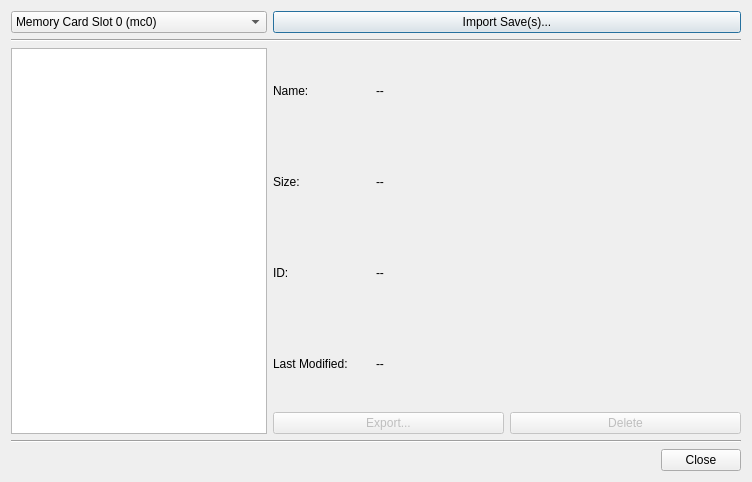
<?xml version="1.0" encoding="UTF-8"?>
<ui version="4.0">
 <class>MemoryCardManagerDialog</class>
 <widget class="QDialog" name="MemoryCardManagerDialog">
  <property name="geometry">
   <rect>
    <x>0</x>
    <y>0</y>
    <width>752</width>
    <height>482</height>
   </rect>
  </property>
  <property name="minimumSize">
   <size>
    <width>752</width>
    <height>482</height>
   </size>
  </property>
  <property name="maximumSize">
   <size>
    <width>752</width>
    <height>482</height>
   </size>
  </property>
  <property name="windowTitle">
   <string>Memory Card Manager</string>
  </property>
  <layout class="QGridLayout" name="gridLayout">
   <item row="0" column="0">
    <widget class="QComboBox" name="comboBox">
     <item>
      <property name="text">
       <string>Memory Card Slot 0 (mc0)</string>
      </property>
     </item>
     <item>
      <property name="text">
       <string>Memory Card Slot 1 (mc1)</string>
      </property>
     </item>
    </widget>
   </item>
   <item row="0" column="1">
    <widget class="QPushButton" name="import_saves_button">
     <property name="text">
      <string>Import Save(s)...</string>
     </property>
    </widget>
   </item>
   <item row="1" column="0" colspan="2">
    <widget class="Line" name="line_2">
     <property name="orientation">
      <enum>Qt::Horizontal</enum>
     </property>
    </widget>
   </item>
   <item row="2" column="0" rowspan="5">
    <widget class="QListWidget" name="savelistWidget">
     <property name="sizePolicy">
      <sizepolicy hsizetype="Fixed" vsizetype="Expanding">
       <horstretch>0</horstretch>
       <verstretch>0</verstretch>
      </sizepolicy>
     </property>
     <property name="selectionBehavior">
      <enum>QAbstractItemView::SelectRows</enum>
     </property>
    </widget>
   </item>
   <item row="2" column="1">
    <layout class="QFormLayout" name="formLayout">
     <property name="formAlignment">
      <set>Qt::AlignLeading|Qt::AlignLeft|Qt::AlignVCenter</set>
     </property>
     <item row="0" column="0">
      <widget class="QLabel" name="label">
       <property name="minimumSize">
        <size>
         <width>97</width>
         <height>0</height>
        </size>
       </property>
       <property name="text">
        <string>Name:</string>
       </property>
      </widget>
     </item>
     <item row="0" column="1">
      <widget class="QLabel" name="label_name">
       <property name="text">
        <string>--</string>
       </property>
      </widget>
     </item>
    </layout>
   </item>
   <item row="3" column="1">
    <layout class="QFormLayout" name="formLayout_2">
     <property name="formAlignment">
      <set>Qt::AlignLeading|Qt::AlignLeft|Qt::AlignVCenter</set>
     </property>
     <item row="0" column="0">
      <widget class="QLabel" name="label_3">
       <property name="minimumSize">
        <size>
         <width>97</width>
         <height>0</height>
        </size>
       </property>
       <property name="text">
        <string>Size:</string>
       </property>
      </widget>
     </item>
     <item row="0" column="1">
      <widget class="QLabel" name="label_size">
       <property name="text">
        <string>--</string>
       </property>
      </widget>
     </item>
    </layout>
   </item>
   <item row="4" column="1">
    <layout class="QFormLayout" name="formLayout_3">
     <property name="formAlignment">
      <set>Qt::AlignLeading|Qt::AlignLeft|Qt::AlignVCenter</set>
     </property>
     <item row="0" column="0">
      <widget class="QLabel" name="label_5">
       <property name="sizePolicy">
        <sizepolicy hsizetype="Preferred" vsizetype="Preferred">
         <horstretch>0</horstretch>
         <verstretch>0</verstretch>
        </sizepolicy>
       </property>
       <property name="minimumSize">
        <size>
         <width>97</width>
         <height>0</height>
        </size>
       </property>
       <property name="text">
        <string>ID:</string>
       </property>
      </widget>
     </item>
     <item row="0" column="1">
      <widget class="QLabel" name="label_id">
       <property name="text">
        <string>--</string>
       </property>
      </widget>
     </item>
    </layout>
   </item>
   <item row="5" column="1">
    <layout class="QFormLayout" name="formLayout_4">
     <property name="formAlignment">
      <set>Qt::AlignLeading|Qt::AlignLeft|Qt::AlignVCenter</set>
     </property>
     <item row="0" column="0">
      <widget class="QLabel" name="label_6">
       <property name="minimumSize">
        <size>
         <width>97</width>
         <height>0</height>
        </size>
       </property>
       <property name="text">
        <string>Last Modified:</string>
       </property>
      </widget>
     </item>
     <item row="0" column="1">
      <widget class="QLabel" name="label_last_mod">
       <property name="text">
        <string>--</string>
       </property>
      </widget>
     </item>
    </layout>
   </item>
   <item row="6" column="1">
    <layout class="QHBoxLayout" name="horizontalLayout_5">
     <item>
      <widget class="QPushButton" name="export_save_button">
       <property name="enabled">
        <bool>false</bool>
       </property>
       <property name="text">
        <string>Export...</string>
       </property>
      </widget>
     </item>
     <item>
      <widget class="QPushButton" name="delete_save_button">
       <property name="enabled">
        <bool>false</bool>
       </property>
       <property name="text">
        <string>Delete</string>
       </property>
      </widget>
     </item>
    </layout>
   </item>
   <item row="7" column="0" colspan="2">
    <widget class="Line" name="line">
     <property name="orientation">
      <enum>Qt::Horizontal</enum>
     </property>
    </widget>
   </item>
   <item row="8" column="0" colspan="2">
    <widget class="QDialogButtonBox" name="buttonBox">
     <property name="orientation">
      <enum>Qt::Horizontal</enum>
     </property>
     <property name="standardButtons">
      <set>QDialogButtonBox::Close</set>
     </property>
    </widget>
   </item>
  </layout>
 </widget>
 <resources/>
 <connections>
  <connection>
   <sender>buttonBox</sender>
   <signal>accepted()</signal>
   <receiver>MemoryCardManagerDialog</receiver>
   <slot>accept()</slot>
   <hints>
    <hint type="sourcelabel">
     <x>248</x>
     <y>254</y>
    </hint>
    <hint type="destinationlabel">
     <x>157</x>
     <y>274</y>
    </hint>
   </hints>
  </connection>
  <connection>
   <sender>buttonBox</sender>
   <signal>rejected()</signal>
   <receiver>MemoryCardManagerDialog</receiver>
   <slot>reject()</slot>
   <hints>
    <hint type="sourcelabel">
     <x>316</x>
     <y>260</y>
    </hint>
    <hint type="destinationlabel">
     <x>286</x>
     <y>274</y>
    </hint>
   </hints>
  </connection>
 </connections>
</ui>
